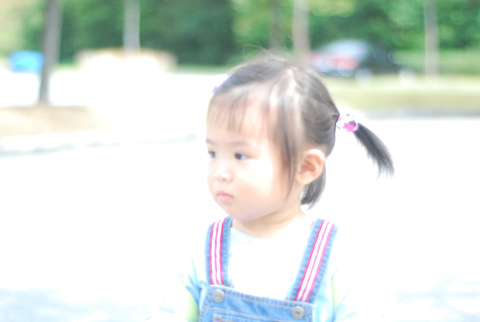
#> input picture img/bright.jpg, 480 x 322 px
$ python 430_histo_clahe.py
#> lines starting #> are read from the running program, lines starting #| are printed output that depends on the picture; after the words box and inside, x2 and y2 are one past the last pixel; in counts of white or black regions, pixels touching at a corner belong together
import cv2
import numpy as np
import matplotlib.pyplot as plt

img = cv2.imread("../img/bright.jpg")
#> img is the input picture: shape (322, 480, 3); mean B, G, R 216.5, 222.7, 215.1
img_yuv = cv2.cvtColor(img, cv2.COLOR_YUV2BGR)
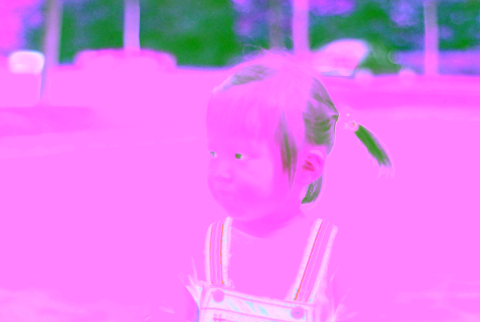
#> img_yuv: shape (322, 480, 3); mean B, G, R 233.8, 128.5, 222.7

# Equalize to brightness
img_eq = img_yuv.copy()
img_eq[:,:,0] = cv2.equalizeHist(img_eq[:,:,0])
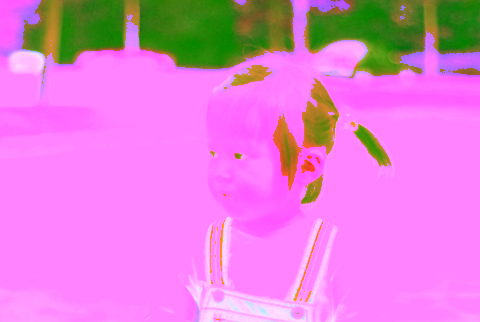
#> img_eq: shape (322, 480, 3); 18.65% of pixels changed, all inside (x1, y1, x2, y2) = (22, 0, 480, 321)
img_eq = cv2.cvtColor(img_eq, cv2.COLOR_YUV2BGR)
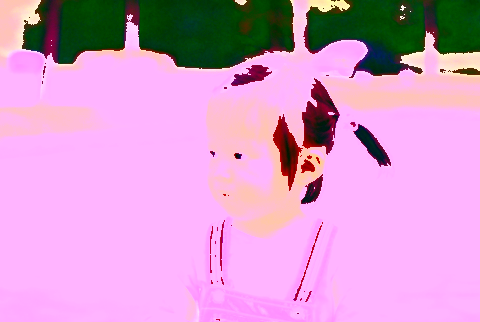
#> img_eq: shape (322, 480, 3); mean B, G, R 203, 156.8, 212.6

# 밝기 채널에 대해서 CLAHE 적용
img_clahe = img_yuv.copy()
clahe = cv2.createCLAHE(clipLimit=3.0, tileGridSize=(8,8)) # CLAHE 생성
img_clahe[:,:,0] = clahe.apply(img_clahe[:,:,0])    # CLAHE 작용
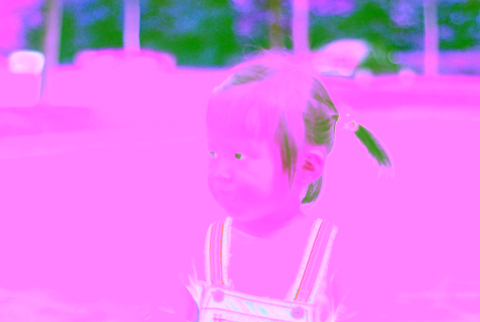
#> img_clahe: shape (322, 480, 3); 18.2% of pixels changed, all inside (x1, y1, x2, y2) = (22, 0, 480, 321)
img_clahe = cv2.cvtColor(img_clahe, cv2.COLOR_YUV2BGR)
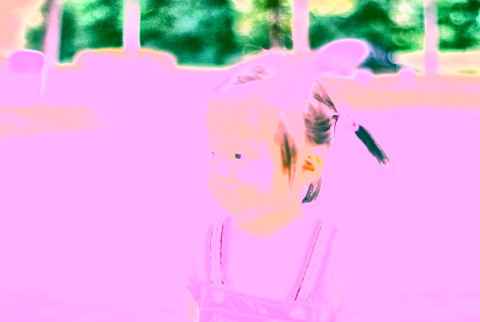
#> img_clahe: shape (322, 480, 3); mean B, G, R 223.5, 178, 226.9

# Result
cv2.imshow('Before', img)
cv2.imshow('CLAHE', img_clahe)
cv2.imshow('equalizeHist', img_eq)
cv2.waitKey()
cv2.destroyAllWindows()

$ run again, with img/4star.jpg copied over img/bright.jpg
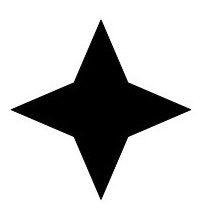
#> input picture img/4star.jpg, 210 x 211 px
#> img is the input picture: shape (211, 210, 3); min 0, max 255, mean 197.9
#> `img_eq[:,:,0] = cv2.equalizeHist(img_eq[:,:,0])`:
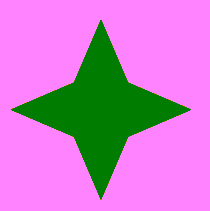
#> img_eq: shape (211, 210, 3); mean B, G, R 197.5, 129.7, 197.8
#> `img_eq = cv2.cvtColor(img_eq, cv2.COLOR_YUV2BGR)`:
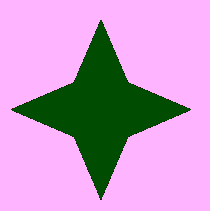
#> img_eq: shape (211, 210, 3); mean B, G, R 197.5, 156.3, 197.5

$ run again, with img/5shapes.jpg copied over img/bright.jpg
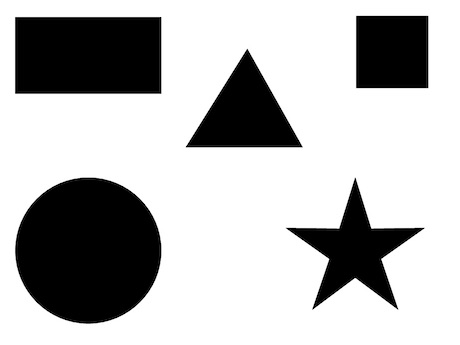
#> input picture img/5shapes.jpg, 460 x 345 px
#> img is the input picture: shape (345, 460, 3); min 0, max 255, mean 183.4
#> `img_eq[:,:,0] = cv2.equalizeHist(img_eq[:,:,0])`:
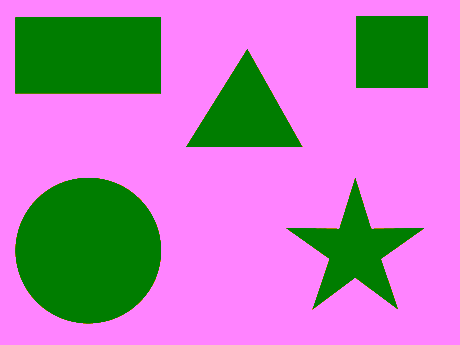
#> img_eq: shape (345, 460, 3); mean B, G, R 182.9, 129.3, 183.3
#> `img_eq = cv2.cvtColor(img_eq, cv2.COLOR_YUV2BGR)`:
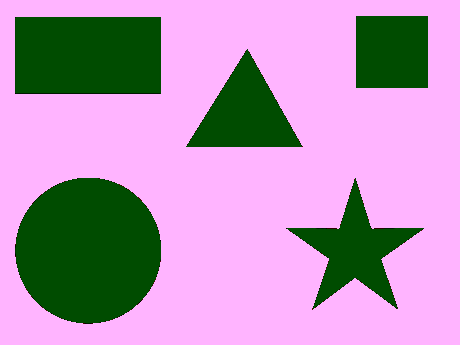
#> img_eq: shape (345, 460, 3); mean B, G, R 182.9, 150.4, 182.9
